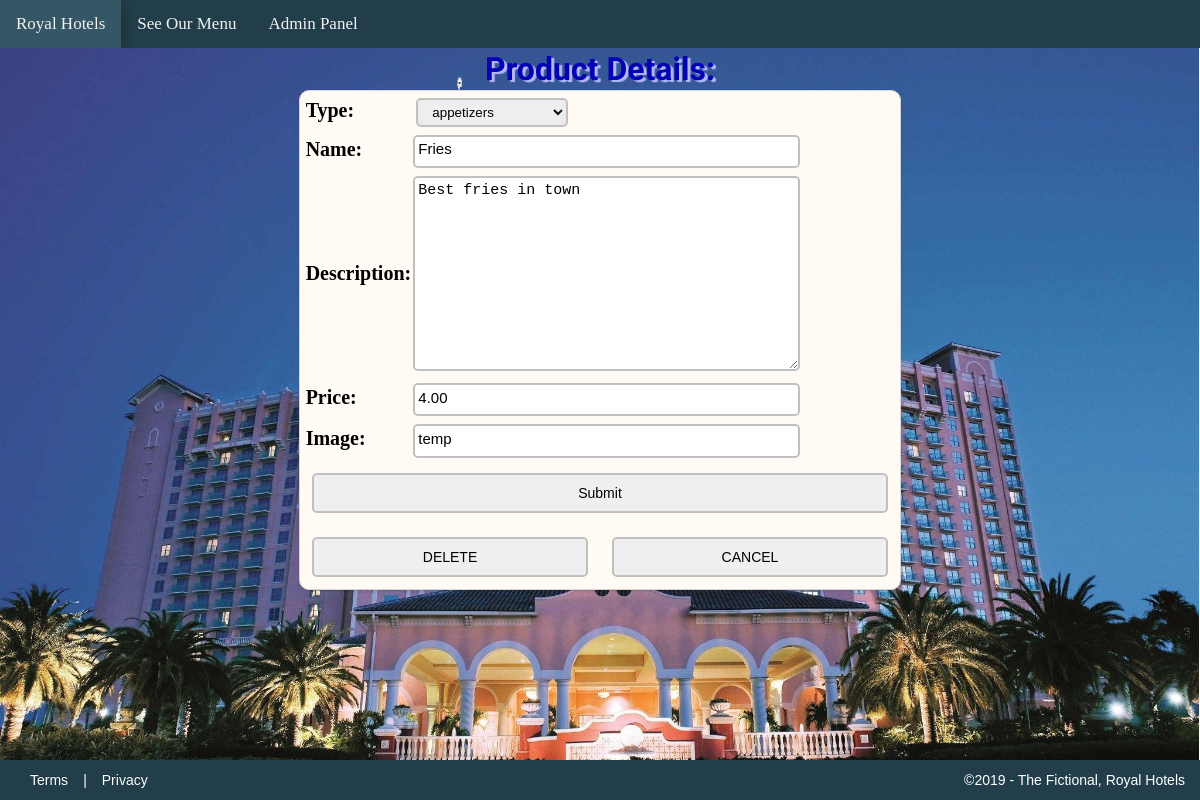
Page /3/details/ on the earlier database version.
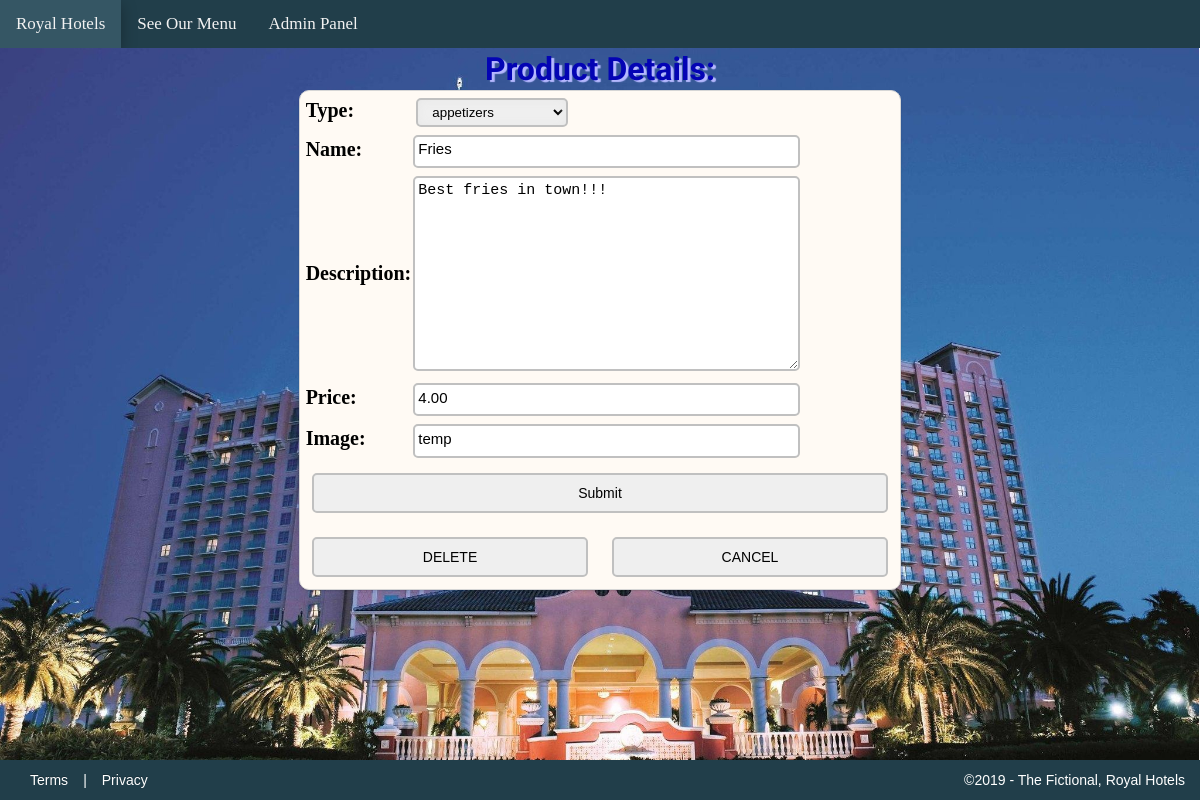
Same page on the later database version.
### products/models.py (models this page shows, shortened)
class Product(models.Model):
    type = models.CharField(max_length=60, choices=TYPE_CHOICES)
    name = models.CharField(max_length=60, default='', blank=True, null=False)
    description = models.TextField(max_length=300, default='', blank=True)
    price = models.DecimalField(default=0.00, max_digits=10000, decimal_places=2)
    image = models.CharField(max_length=255, default='', blank=True)
    objects = models.Manager()

### products/views.py (the view)
# urls.py: path('<int:pk>/details/', views.details, name='details'),
def details(request, pk):
    pk = int(pk)
    item = get_object_or_404(Product, pk=pk)
    form = ProductForm(data=request.POST or None, instance=item)
    if request.method == 'POST':
        if form.is_valid():
            form2 = form.save(commit=False)
            form2.save()
            return redirect('admin_console')
        else:
            print(form.errors)
    else:
        return render(request, 'products/present_product.html', {'form': form})

### products/forms.py
class ProductForm(ModelForm):
    class Meta:
        model = Product
        fields = '__all__'

### products/templates/products/present_product.html (shortened to what this page needs)
{% extends 'base.html'  %}
{% block header %}Product Details:{% endblock %}
{% block content %}
<div class="admin_panel">
    <form name="productForm" method="post" action="../details/">
        <table>
            {{ form.as_table }}
        </table>
        <div class="frmBtn_container">
            <input type="submit">
            <div class="frmBtn_container">
                <button class="btn" type="submit" formaction="../delete/">DELETE</button>
                <button class="btn" type="submit" formaction="{% url 'admin_console' %}">CANCEL</button>
            </div>
        </div>
    </form>
</div>
{% endblock %}

### templates/base.html (shortened to what this page needs)
{% load static from staticfiles %}
<!DOCTYPE html>
<html lang="en" class="bg_img">
	<head>
        <link rel="stylesheet" type="text/css" href="{% static 'css/layout.css' %}">
	</head>
    <body>
        <div class="page_container">
            {% include 'navbar.html' %}
            <header class="header-title">
                <h1>{% block header %}{% endblock %}</h1>
		    </header>
            {% block content %}{% endblock %}
        </div>
        {% include 'footer.html' %}
    </body>
</html>

### templates/navbar.html
<ul class="topnav">
    <li><a href="{% url 'home' %}">Royal Hotels</a></li>
    <li><a href="">See Our Menu</a></li>
    <li><a href="{% url 'admin_console'%}">Admin Panel</a></li>
</ul>

### templates/footer.html
<section id="block-footer">
    <p id="footer-right"><a href="#">Terms</a>|<a href="#">Privacy</a> </p>
    <p id="footer-left">&copy;2019 - The Fictional, Royal Hotels</p>
</section>

### assets/css/layout.css (style rules this page uses)
* { margin: 0; }
html { background-color: lightblue; }
body { position: relative; overflow: hidden; }
html, body { height: 100%; margin: 0; padding: 0; }
p { padding: 2px 16px; font-size: 15px; font-family: 'Lato', Georgia, sans-serif; color: #666666; }
h1 { color: #0404B4; font-family: 'Lobster'; text-shadow: 3px 2px 1px rgba(181, 184, 255, 1); margin:0 auto; }
ul.topnav { list-style-type: none; margin: 0; padding: 0; overflow: hidden; background-color: #213e4a; }
ul.topnav li { float: left; }
ul.topnav li a { display: inline-block; color: #f2f2f2; text-align: center; padding: 14px 16px; text-decoration: none; transition: 0.3s; font-size: 17px; -webkit-transition-duration: 0.4s; transition-duration: 0.4s; cursor: pointer; }
.header-title { padding: 2px 16px; text-align: center; }
.admin_panel { margin: 0 auto; width: 50%; height: 80%; background-color: #fffaf4; border: 1px solid #d6d6d6; box-shadow: 0 1px 2px rgba(0,0,0,0.15); transition: all 0.3s ease-in-out; border-radius: 10px; transition: 0.3s; }
.frmBtn_container { display: flex; flex-wrap: wrap; align-items: center; width: 100%; }
.btn { flex-grow: 2; justify-content: center; text-align: center; display: inline-block; width: 150px; margin: 2% 2% 2% 2%; color: black; padding: 10px 0px; text-decoration: none; font-size: 14px; -webkit-transition-duration: 0.4s; transition-duration: 0.4s; cursor: pointer; border: 2px solid silver; border-radius: 5px; }
input[type="submit"] { flex-grow: 1; width: 10%; justify-content: center; text-align: center; display: inline-block; margin: 2% 2% 2% 2%; color: black; padding: 9px 0px 9px 0px; text-decoration: none; font-size: 14px; -webkit-transition-duration: 0.4s; transition-duration: 0.4s; cursor: pointer; border: 2px solid silver; border-radius: 5px; }
select { padding: 4px 10px; width: 40%; display: inline-block; margin: 1% 0% 0 1%; border: 2px solid silver; border-radius: 5px; box-shadow: 0 0 10px #E8E8E8 inset; }
input, textarea { width: 100%; margin: 1% 0 0 0; padding: 1% 0 2% 1%; line-height: 18px; font-size: 15px; border-radius: 5px; border: 2px solid silver; }
label { display: inline-block; width: 95%; text-align: left; margin: 1% 0 0 0; color: black; line-height: 18px; font-size: 20px; }
#block-footer { clear: both; display: flex; width: 100%; -moz-box-sizing: border-box; margin: 0 auto; background-color: #213e4a; position: absolute; bottom: 0; height: 40px; }
#block-footer a, #block-footer p { flex: 1; color: white; padding: 15px 15px; font-size: 14px; line-height: 10px; font-family:'PT Sans', Arial, Helvetica, sans-serif; }
#footer-left { width: 40%; text-align: right; }
#block-footer { float:left; clear:both; width:100%; }
#block-footer a { color: white; text-shadow: 0 -1px 0 rgba(0, 0, 0, 0.25); text-decoration: none; outline: medium none; }
.bg_img { background-color: lightblue; background-image: url('/static/images/hotel_img3.jpg'); background-size: cover; background-attachment:fixed; background-position: center; position: relative; -webkit-background-size: cover; -moz-background-size: cover; -o-background-size: cover; background-size: cover; }

Differences in the rows shown:
changed Product "appetizers": description "Best fries in town" → "Best fries in town!!!"
